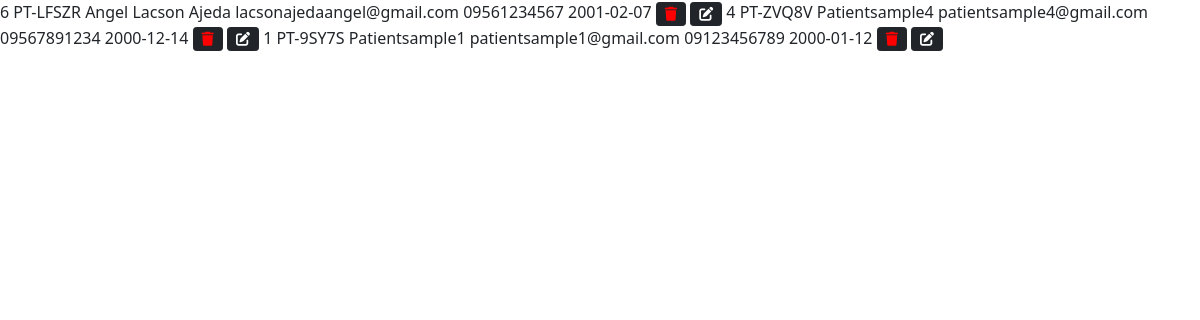
Page /client/php/patient_data.php on the committed database.
### tables this page shows
CREATE TABLE `patient_list` (
  `id` int(11) NOT NULL,
  `patient_id` varchar(255) NOT NULL,
  `patient_name` varchar(255) NOT NULL,
  `email` varchar(255) NOT NULL,
  `contact` varchar(255) NOT NULL,
  `date_of_birth` date NOT NULL
);

### client/php/patient_data.php (the view, shortened to what this page needs)
<head>
  <link rel="stylesheet" href="../css/style.css">
  <link rel="stylesheet" href="https://cdnjs.cloudflare.com/ajax/libs/font-awesome/6.0.0/css/all.min.css">
  <link href="https://cdn.jsdelivr.net/npm/bootstrap@5.0.2/dist/css/bootstrap.min.css" rel="stylesheet">
</head>
<body>
  <tbody>
    <?php
    require '../../connection/connection.php';
    $selectquery = "SELECT * FROM patient_list ORDER BY ID DESC";
    $result = mysqli_query($con, $selectquery);
    while ($row = mysqli_fetch_assoc($result)) {
      $id = $row['id'];
      $patient_id = $row['patient_id'];
      $patient_name = $row['patient_name'];
      $email = $row['email'];
      $contact = $row['contact'];
      $date_of_birth = $row['date_of_birth'];
      echo '
                  <tr class="centered-row">
                    <th scope ="row">' . $id . '</td>
                    <td> ' . $patient_id .  '</td>
                    <td> ' . $patient_name .  '</td>
                    <td> ' . $email . '</td>
                    <td> ' . $contact . '</td>
                    <td> ' . $date_of_birth . '</td>
                    <td> <a href="../php/patient_data.php? deleteid=' . $id . '"><button class="btn btn-dark btn-flat btn-addon btn-sm m-b-10 m-l-5"><i class="fa-solid fa-trash" style="color:red;"></i></button></a>
                    <a href="../php/patient_update.php? updateid=' . $id . '"><button class="btn btn-dark btn-flat btn-addon btn-sm m-b-10 m-l-5"><i class="fa fa-edit"></i></button></a>
                    </td>
          ';
    }
    ?>
  </tbody>
</body>

### client/css/style.css (style rules this page uses)
* { margin: 0; padding: 0; box-sizing: border-box; font-family: var(--body-font); }
body { overflow: hidden; }

### rows in the picture
patient_list: id "6", patient "PT-LFSZR", patient_name "Angel Lacson Ajeda", email "lacsonajedaangel@gmail.com", contact "09561234567", date_of_birth "2001-02-07"
patient_list: id "4", patient "PT-ZVQ8V", patient_name "Patientsample4", email "patientsample4@gmail.com", contact "09567891234", date_of_birth "2000-12-14"
patient_list: id "1", patient "PT-9SY7S", patient_name "Patientsample1", email "patientsample1@gmail.com", contact "09123456789", date_of_birth "2000-01-12"
